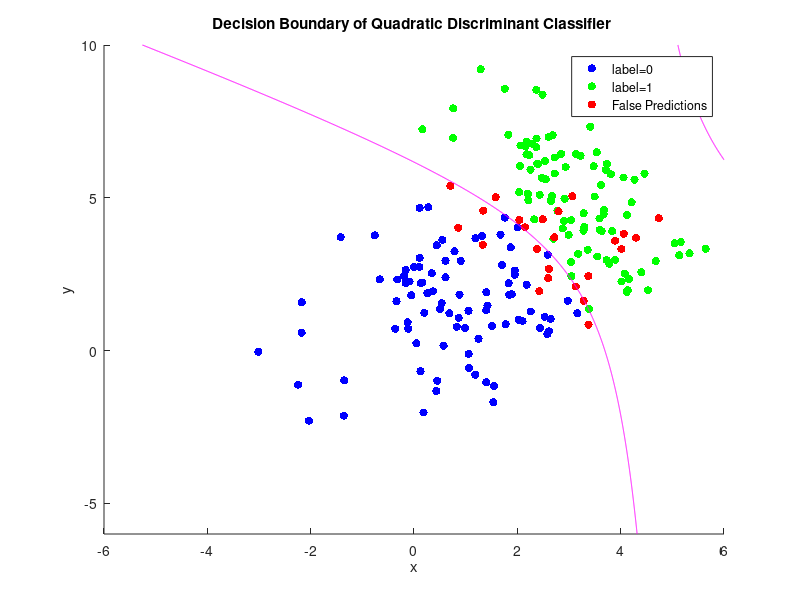
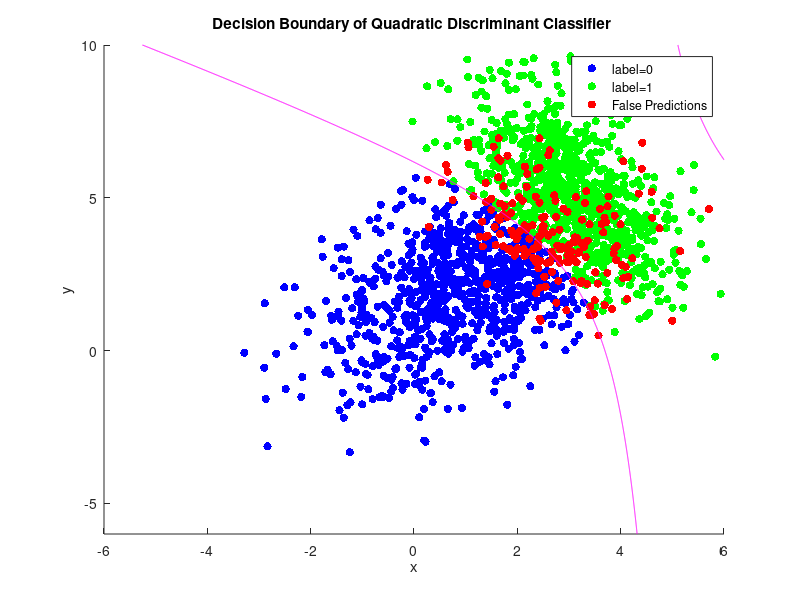

Recreate these plots in MATLAB, in order.
% BLG527E, Quadratic Discriminant Analysis for normal data
% Akif Aydogmus, ID: 702121013
% run on Ubuntu 14.04.5 LTS, GNU Octave, version 3.8.1


function ret = QDA2()

display('')
display('#####  Quadratic Discriminant Analysis  #####')


X_L0_data = importdata ("normalC0.txt");  % read input data
X_L1_data= importdata ("normalC1.txt");  % read input data

size(X_L0_data)
size(X_L1_data)

falsePrediction_Sum = 0 ; 
falsePrediction_Sum2 = 0 ; 


% >> Dividing data according to the their labels
% Label=0 variables : X_L0(feature values), mu_L0(mean), sigma_L0(covariance matrix)
% Label=1 variables : X_L1(feature values), mu_L1(mean), sigma_L1(covariance matrix)

% --------------------------------
for  i = 1:10
% >> Seperating to folds
  Xv_L0 = X_L0_data( (i-1)*100+1:i*100, :);
  Xt_L0 = X_L0_data;
  Xt_L0( (i-1)*100+1:i*100, :) = [];

  Xv_L1 = X_L1_data( (i-1)*100+1:i*100, :);
  Xt_L1 = X_L1_data;
  Xt_L1( (i-1)*100+1:i*100, :) = [];

  display( ' ========= ') 
  display( ' round: ' ) 
  i

% >> Training data is used for training and validation
  display( ' -- Training data results: ') ;
  false_prediction = qda_main(Xt_L0, Xt_L1, Xt_L0, Xt_L1, 0 );
  falsePrediction_Sum = falsePrediction_Sum + false_prediction ; 


% >> Training data is used for training and validation data is used for validation
   display( ' -- Validation data results: ') ;
  false_prediction2 = qda_main(Xt_L0, Xt_L1, Xv_L0, Xv_L1, 0 );
  falsePrediction_Sum2 = falsePrediction_Sum2 + false_prediction2 ; 

end % end of for
% --------------------------------


display('================== RESULTS =====================');
% Sum of the false predictions and calcuate all error rate for Traning Data
disp(['>> TRANING Data Classification Results:  ' ]);
disp(['False Predictions : ' num2str(falsePrediction_Sum)]);
Error_rate = (falsePrediction_Sum)*100 / ( 20*size(Xt_L0, 1) ) ; 
disp(['Classification Error : %' num2str(Error_rate)]);

display('------------------------------------------------');

% Sum of the false predictions and calcuate all error rate for Validation Data
disp(['>> VALIDATION Data Classification Results:  ' ]);
disp(['Total False Predictions: ' num2str(falsePrediction_Sum2)]);
Error_rate = (falsePrediction_Sum2)*100 / ( 20*size(Xv_L0, 1) ) ; 
disp(['Classification Error : %' num2str(Error_rate)]);
display('================================================');

% -----------------------------------------
% Sample Plotting of Decision Boundary
i = 1; 
 Xv_L0 = X_L0_data( (i-1)*100+1:i*100, :);
 Xt_L0 = X_L0_data;
 Xt_L0( (i-1)*100+1:i*100, :) = [];

 Xv_L1 = X_L1_data( (i-1)*100+1:i*100, :);
 Xt_L1 = X_L1_data;
 Xt_L1( (i-1)*100+1:i*100, :) = [];

display('=== Results for plotting of Validation data decision boundary:');
 qda_main(Xt_L0, Xt_L1, Xv_L0, Xv_L1, 1 );  % plot with validation data 
display('=== Results for plotting of Training data decision boundary:');
 qda_main(Xt_L0, Xt_L1, Xt_L0, Xt_L1, 1 ); % plot with training data 
% -----------------------------------------


end % end of QDA2



%#######################################################################################
% Definitions: Xt_L0: Train data of Label 0,  Xt_L1: Train data of Label 1
%              Xv_L0: Validation data of Label 0,  Xv_L1: Validation data of Label 1
% If plotting of decision boundary is desired, last argument of lda_main function should be 1

function false_pred = qda_main(Xt_L0, Xt_L1, Xv_L0, Xv_L1, plotSelection )

  falsePrediction_L1_Sum = 0;
  falsePrediction_L0_Sum = 0;
  Xv_data = [ Xv_L0 , Xv_L1 ];

  mu_L0=mean(Xt_L0);
  mu_L1=mean(Xt_L1);
  p_Y = 0.5 ; % label counts are equal

% >> Computing Covariance Matrices
  sigma_L0=(Xt_L0-ones(size(Xt_L0,1),1)*mu_L0)'*(Xt_L0-ones(size(Xt_L0,1),1)*mu_L0)/size(Xt_L0,1);
  sigma_L1=(Xt_L1-ones(size(Xt_L1,1),1)*mu_L1)'*(Xt_L1-ones(size(Xt_L1,1),1)*mu_L1)/size(Xt_L1,1);

% >> Finding of the A, b, w parameters 
  A=( inv(sigma_L0)-inv(sigma_L1) ) / 2;
  b=(mu_L0*inv(sigma_L0)*mu_L0' - mu_L1*inv(sigma_L1)*mu_L1')/2 +log(sqrt(det(sigma_L0)/det(sigma_L1))) + log(p_Y/(1-p_Y)) ;
  w=( inv(sigma_L1)*mu_L1' - inv(sigma_L0 )*mu_L0');

% >> Classification Errors
  prediction_label = 1./(1+exp(-qda_func(A,Xv_data(:,1),Xv_data(:,2)) - w(1)*Xv_data(:,1)-w(2)*Xv_data(:,2)-b));

  prediction_L0 = 1./(1+exp(- qda_func(A,Xv_L0(:,1),Xv_L0(:,2)) - w(1)*Xv_L0(:,1)-w(2)*Xv_L0(:,2)-b));
  prediction_L1 = 1./(1+exp(- qda_func(A,Xv_L1(:,1),Xv_L1(:,2)) - w(1)*Xv_L1(:,1)-w(2)*Xv_L1(:,2)-b));

  falsePrediction_L1 =  sum(prediction_L1 <  p_Y );
  falsePrediction_L0 =  sum(prediction_L0 >= p_Y );
  false_pred = falsePrediction_L0 + falsePrediction_L1 ;

disp(['False Prediction of Label-0 : ' num2str(falsePrediction_L0) ' (over ' num2str(size(Xv_L0,1)) ' Label-0 data)'  ]);
disp(['False Prediction of Label-1 : ' num2str(falsePrediction_L1) ' (over ' num2str(size(Xv_L1,1)) ' Label-1 data)' ]);

  % --- Plotting datas and decision boundary, plotting depends on selection ---
  if(plotSelection == 1)
	% Firstly creating data for contour, then calculate values via quadratic discriminant

	x_sample = [-6:.01:6];
	y_sample= [-6:.01:10];
	[x_mg ,y_mg] = meshgrid(x_sample, y_sample);

	q_qda = qda_func(A, x_mg, y_mg);
	quad_disc_val = 1./(1+exp(-q_qda-w(1)*x_mg-w(2)*y_mg-b));

	figure;
	%plot(Xv_L0(:,1), Xv_L0(:,2), 'b.', Xv_L1(:,1), Xv_L1(:,2), 'g.'); hold on,
	scatter(Xv_L0(:,1), Xv_L0(:,2), 'b','filled'); hold on,
	scatter(Xv_L1(:,1), Xv_L1(:,2), 'g','filled'); hold on,

	scatter(Xv_L1(prediction_L1 < p_Y, 1),Xv_L1(prediction_L1 < p_Y, 2),'r','filled'); hold on,
	scatter(Xv_L0(prediction_L0 >= p_Y, 1),Xv_L0(prediction_L0 >= p_Y, 2),'r','filled'); hold on,
	title( 'Decision Boundary of Quadratic Discriminant Classifier ' );legend('label=0', 'label=1','False Predictions');
	xlabel('x');
	ylabel('y');
	[Cntr,con_h] = contour(x_mg, y_mg, quad_disc_val, [p_Y, p_Y], 'm');
	
   end % End of Plot Selection

end % End of qda_main


%#######################################################################################

function retval = qda_func(A,X1,X2)

retval = A(1,1)*X1.^2+A(2,2)*X2.^2 + 2*A(1,2)*X1.*X2;

end





